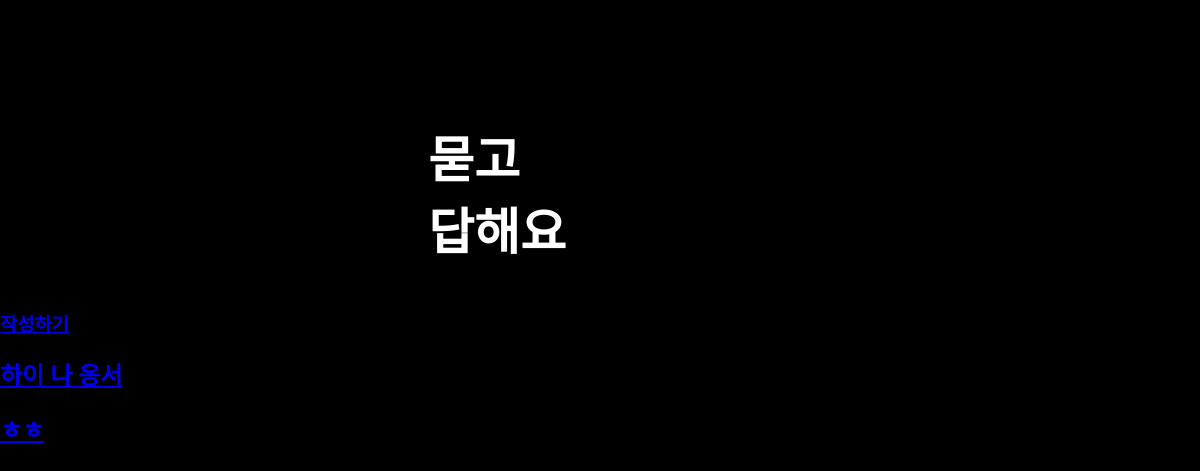
The page /list/ on the database as committed earlier.
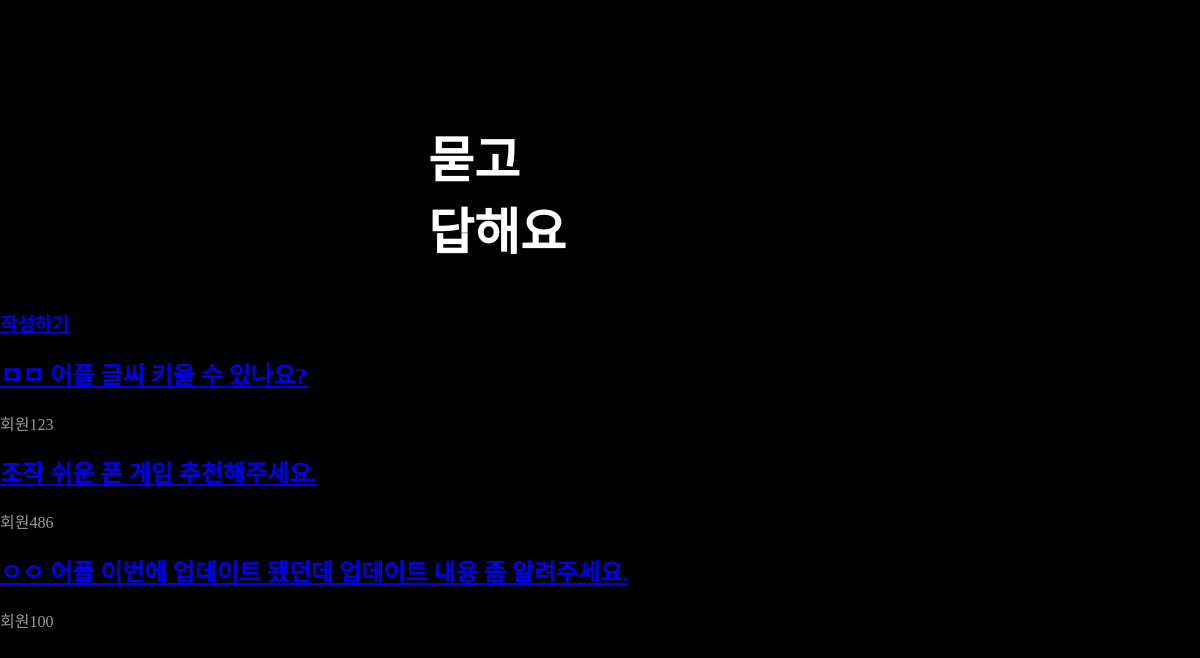
The same page on the database as committed later.
### board/models.py (models this page shows, shortened)
class Post(models.Model):
    title = models.CharField(max_length=50)
    author = models.CharField(max_length=50)
    contents = models.CharField(max_length=300)

### board/views.py (the view)
# urls.py: path('list/', views.post_list.as_view(), name='post_list'),
class post_list(View):
    def get(self, request):
        posts = Post.objects.all()
        context = {
            "posts": posts,
            "title": "Board"
        }
        return render(request, "board/post_list.html", context)

### board/templates/board/post_list.html (shortened to what this page needs)
<!DOCTYPE html>
{% load static %}
<html lang="en">
<head>
    <link href="{% static 'css/post_list.css' %}" rel="stylesheet">
</head>
<body style="background-color: black;">
{% block content %}
    <div class="layout">
        <div class="container">
            <div class="titleText">
                <span id="str1">묻고<br>답해요</span>
            </div>
        </div>
    </div>
<h3><a href="{% url 'board:post_register' %}">작성하기</a></h3>
<section>
    {% for post in posts %}
    <div>
        <h2>
            <a href="{% url 'board:post_detail' pk=post.pk %}" class="photo">{{post.title}}</a>
        </h2>
        <p style="color: #999999;">{{post.author}}</p>
    </div>
    {% endfor %}
</section>
{% endblock %}
</body>
</html>

### static/css/post_list.css (style rules this page uses)
html, body { width: 100%; height: 100%; }
body { margin: 0; padding: 0; }
.layout { width: 960px; padding: 0 20px; margin: 0 auto; }
#str1 { font-size: 50px; font-weight: 600; color: #ffffff; }
.titleText { height: 150px; padding: 20px; margin-left: 30%; margin-top: 100px; }

Rows that differ between the two databases and show on the page:
removed Post: title "하이 나 응서"
added Post: title "ㅁㅁ 어플 글씨 키울 수 있나요?", author "회원123"
changed Post: title "ㅎㅎ" → "조작 쉬운 폰 게임 추천해주세요."; author (not shown) → "회원486"
added Post: title "ㅇㅇ 어플 이번에 업데이트 됐던데 업데이트 내용 좀 알려주세요.", author "회원100"
